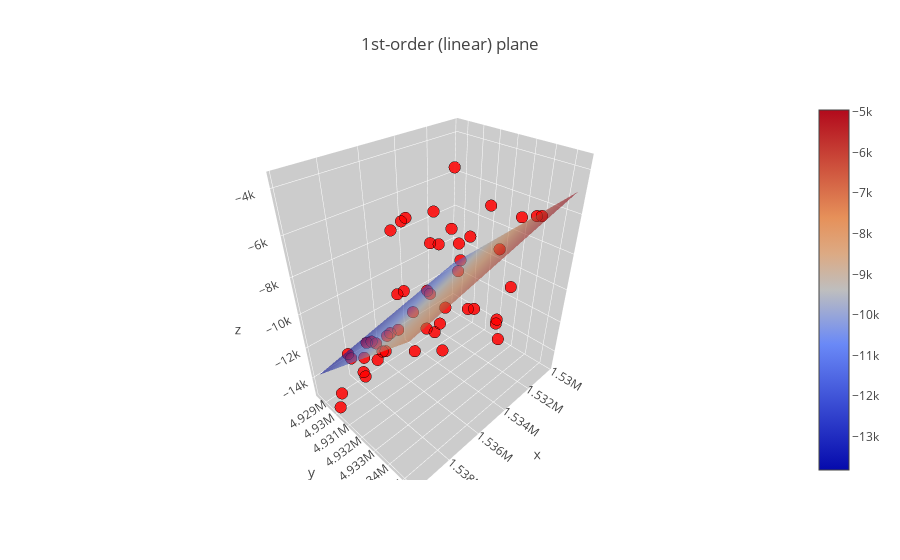

The cell this chart's notebook holds for it:
### Code cell
#filtro la label di interesse

coords = df_filter.as_matrix(columns=['Deltatime'])

from sklearn.cluster import DBSCAN
import numpy as np

db = DBSCAN(eps=70, min_samples=10).fit(coords)
labels = db.labels_
from collections import Counter


df_filter = df_filter.assign(Classe = labels)
print(Counter(labels))
#filtro la label di interesse
df_cluster = df_filter[df_filter['Classe'] == 0]



df_filter_2 = df_cluster
coords_2 = df_cluster.as_matrix(columns=['x','y','z'])

from sklearn.cluster import DBSCAN
import numpy as np
#base eps 3000 min_samples 5
db = DBSCAN(eps=3000, min_samples=5).fit(coords_2)
labels_2 = db.labels_
from collections import Counter


df_filter_2 = df_filter_2.assign(Classe_spaziale = labels_2)
print(Counter(labels_2))

#filtro la label di interesse


df_cluster_2 = df_filter_2[df_filter_2['Classe_spaziale'] == 0]


#Creo una mappa dei punti su google maps

from gmplot import gmplot
gmap = gmplot.GoogleMapPlotter( 44.5514, 9.4335, 13)

# Scatter points
top_attraction_lats = df['Latitud.']
top_attraction_lons = df['Longit.']


filter_attraction_lats = df_filter['Latitud.']
filter_attraction_lons = df_filter['Longit.']

cluster_attraction_lats = df_cluster_2['Latitud.']# *******ATTENZIONE SONO DATI FILTRATI E CLUSTERIZZATI
cluster_attraction_lons = df_cluster_2['Longit.']



gmap.scatter(top_attraction_lats, top_attraction_lons, '#3B0B39', size=100, marker=False)

#gmap.scatter(filter_attraction_lats, filter_attraction_lons, '#f90707', size=40, marker=False)

gmap.scatter(cluster_attraction_lats, cluster_attraction_lons, '#1307f9', size=50, marker=False)

gmap.heatmap(cluster_attraction_lats, cluster_attraction_lons ) # crea una heatmap
# Draw
gmap.draw("my_map_time.html")


#importo il file depurato degli outlayer:
#df = pd.read_csv('taggia_saorge_ripulita_outlier.csv', sep=',', names=['x', 'y','z'])
    
x = df_cluster_2['x']  
    
y = df_cluster_2['y']   
    
z = df_cluster_2['z']

W = df_cluster_2['weights']


data_orig =  df_cluster_2.as_matrix(columns=['x','y','z'])

# regular grid covering the domain of the data
mn = np.min(data_orig, axis=0)
mx = np.max(data_orig, axis=0)
X,Y = np.meshgrid(np.linspace(mn[0], mx[0], 20), np.linspace(mn[1], mx[1], 20))
XX = X.flatten()
YY = Y.flatten()
    
# best-fit linear plane (1st-order)
# applico i pesi

A = np.c_[data_orig[:,0], data_orig[:,1], np.ones(data_orig.shape[0])]
L = data_orig[:,2]
#AW = A * np.sqrt(W[:,np.newaxis]) # intermedi con pesi per  calcolo dei coefficienti
#LW = L * np.sqrt(W)               # intermedi con pesi per  calcolo dei coefficienti

C,resids,rank,s = scipy.linalg.lstsq(A, L)
print(scipy.linalg.lstsq(A, L))


# evaluate it on grid
Z = C[0]*X + C[1]*Y + C[2]

    
x_s=data_orig[:,0]
y_s=data_orig[:,1]
z_s=data_orig[:,2] # rappresentano  le coordinate dei punti scatter servono peri prossimi plot    
###############################################
# plot points and fitted surface using Plotly##
###############################################


trace1 = go.Scatter3d(
    x=data_orig[:,0],
    y=data_orig[:,1],
    z=data_orig[:,2],
    mode='markers',
    marker=dict(size=4, color='red', line=dict(color='black', width=0.5), opacity=0.85)
)

trace2 = go.Surface(z=Z, x=X, y=Y, colorscale='RdBu', opacity=0.6)
best_fit_plane = trace2
# Package the trace dictionary into a data object
data_test1 = go.Data([trace1, trace2])

# Dictionary of style options for all axes
axis = dict(
    showbackground=True, # show axis background
    backgroundcolor="rgb(204, 204, 204)", # set background color to grey
    gridcolor="rgb(255, 255, 255)",       # set grid line color
    zerolinecolor="rgb(255, 255, 255)",   # set zero grid line color
)

# Make a layout object
layout = go.Layout(
    title='1st-order (linear) plane', # set plot title
    scene=go.Scene(  # axes are part of a 'scene' in 3d plots
        xaxis=go.XAxis(axis), # set x-axis style
        yaxis=go.YAxis(axis), # set y-axis style
        zaxis=go.ZAxis(axis)),  # set z-axis style
)

# Make a figure object
fig = go.Figure(data=data_test1, layout=layout)

# Send to Plotly and show in notebook
#py.iplot(fig, filename='test1') # decommentare per plottare su server online
plot(fig)
iplot(fig)

### Figure 1 — Plotly figure (JSON) as saved in the notebook; plotly's stock layout.template omitted (floating-point values rounded to 4 significant figures; data arrays with more than 128 entries replaced by an {"elided": "..."} marker saying what was removed)
{"data": [{"marker": {"color": "red", "line": {"color": "black", "width": 0.5}, "opacity": 0.85, "size": 4}, "mode": "markers", "type": "scatter3d", "x": [1538000.0, 1536000.0, 1535000.0, 1537000.0, 1537000.0, 1536000.0, 1537000.0, 1539000.0, 1537000.0, 1539000.0, 1536000.0, 1537000.0, 1537000.0, 1538000.0, 1540000.0, 1538000.0, 1537000.0, 1535000.0, 1536000.0, 1538000.0, 1536000.0, 1537000.0, 1538000.0, 1537000.0, 1537000.0, 1535000.0, 1535000.0, 1536000.0, 1538000.0, 1538000.0, 1537000.0, 1537000.0, 1540000.0, 1536000.0, 1536000.0, 1534000.0, 1537000.0, 1536000.0, 1530000.0, 1534000.0, 1533000.0, 1533000.0, 1534000.0, 1532000.0, 1535000.0, 1533000.0, 1532000.0, 1533000.0, 1534000.0, 1535000.0], "y": [4930000.0, 4933000.0, 4933000.0, 4931000.0, 4931000.0, 4931000.0, 4929000.0, 4934000.0, 4931000.0, 4935000.0, 4930000.0, 4932000.0, 4930000.0, 4934000.0, 4930000.0, 4929000.0, 4932000.0, 4934000.0, 4933000.0, 4930000.0, 4934000.0, 4935000.0, 4929000.0, 4934000.0, 4931000.0, 4932000.0, 4934000.0, 4933000.0, 4930000.0, 4930000.0, 4930000.0, 4930000.0, 4930000.0, 4933000.0, 4932000.0, 4931000.0, 4933000.0, 4932000.0, 4934000.0, 4935000.0, 4934000.0, 4934000.0, 4935000.0, 4934000.0, 4934000.0, 4933000.0, 4934000.0, 4936000.0, 4932000.0, 4933000.0], "z": [-12460, -6040, -6000, -11270, -11220, -5730, -13080, -6440, -12680, -6040, -12330, -8390, -12330, -9960, -14100, -12970, -9430, -9360, -11440, -14010, -5980, -6440, -13590, -8040.0, -6000, -10910, -5820, -6180, -13240, -13040, -12710, -13440, -14940, -10650, -11380, -6000, -4780, -9100, -6680, -6530, -11270, -11980, -10510, -9650, -9140, -5360, -6000, -5160, -3700, -7110]}, {"colorscale": "RdBu", "opacity": 0.6, "type": "surface", "x": {"elided": "20x20 float values"}, "y": {"elided": "20x20 float values"}, "z": {"elided": "20x20 float values"}}], "layout": {"scene": {"xaxis": {"backgroundcolor": "rgb(204, 204, 204)", "gridcolor": "rgb(255, 255, 255)", "showbackground": true, "zerolinecolor": "rgb(255, 255, 255)"}, "yaxis": {"backgroundcolor": "rgb(204, 204, 204)", "gridcolor": "rgb(255, 255, 255)", "showbackground": true, "zerolinecolor": "rgb(255, 255, 255)"}, "zaxis": {"backgroundcolor": "rgb(204, 204, 204)", "gridcolor": "rgb(255, 255, 255)", "showbackground": true, "zerolinecolor": "rgb(255, 255, 255)"}}, "title": "1st-order (linear) plane"}}
